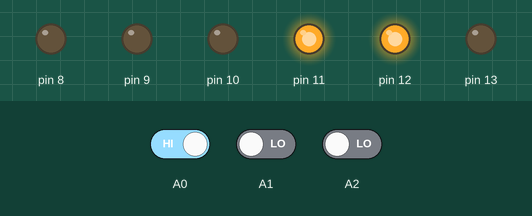
Simulated run of this sketch. Board: Arduino Uno, built with avr-gcc and run on an emulated ATmega328P. Shown: output pins drawn as LEDs (lit = HIGH). Inputs (shaded band) come from the test bench; at power-on: A0 HIGH, A1 LOW, A2 LOW.

Above: at 1.2 s.
1.3 s: A0 driven LOW
At 2.5 s:
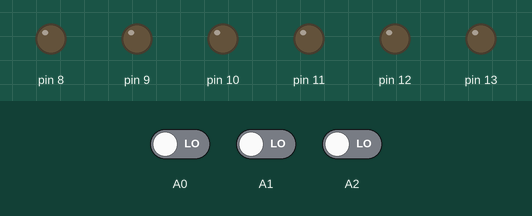
2.8 s: A1 driven HIGH
At 3.9 s:
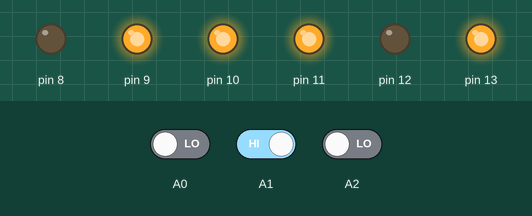
4.3 s: A2 driven HIGH
At 5.0 s:
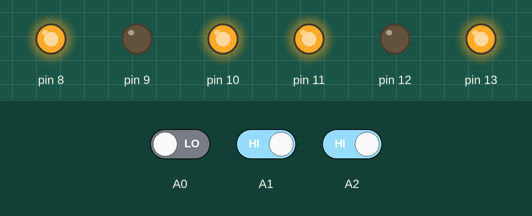
5.8 s: A0 driven HIGH
At 6.2 s:
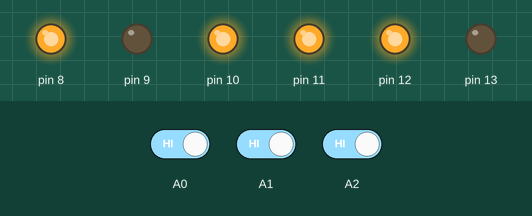
7.3 s: A2 driven LOW
At 8.5 s:
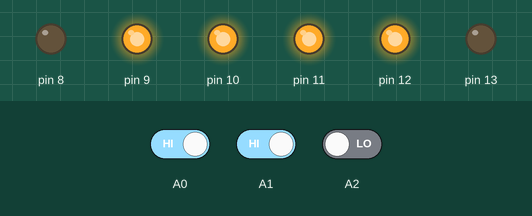
8.8 s: A1 driven LOW
At 9.6 s:
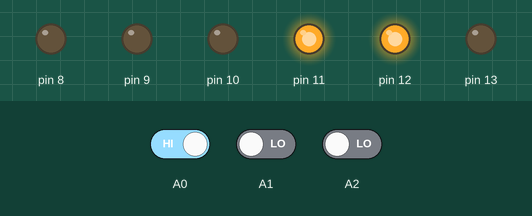
Timing chart, 0 to 11.3 s (numbered marks = the images above; inputs shaded):
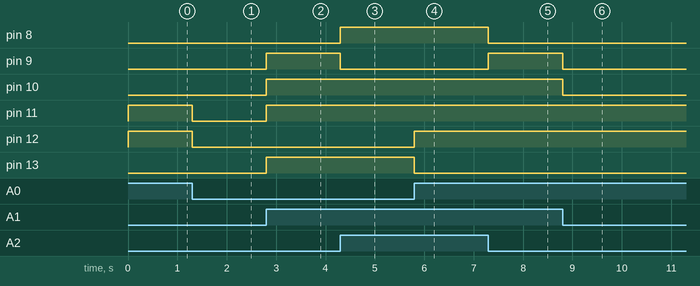

Measured:
- after the input at 1.3 s, pin 11, pin 12: HIGH → LOW at once
- after the input at 2.8 s, pin 9–11, pin 13: LOW → HIGH at once
- after the input at 4.3 s, pin 8: LOW → HIGH at once; pin 9: HIGH → LOW at once
- after the input at 5.8 s, pin 12: LOW → HIGH at once; pin 13: HIGH → LOW at once
- after the input at 7.3 s, pin 8: HIGH → LOW at once; pin 9: LOW → HIGH at once
- after the input at 8.8 s, pin 9, pin 10: HIGH → LOW at once

The sketch:

motor_izder.ino
```cpp
void setup() {
  // put your setup code here, to run once:
  pinMode(A0,INPUT);
  pinMode(A1,INPUT);
  pinMode(A2,INPUT);

  pinMode(8,OUTPUT);
  pinMode(9,OUTPUT);
  pinMode(10,OUTPUT);
  pinMode(11,OUTPUT);
  pinMode(12,OUTPUT);
  pinMode(13,OUTPUT);

}

void loop() {
  // put your main code here, to run repeatedly:
  int on1,iz1,der1,on2,iz2,der2,a,b,c=0;

  a=digitalRead(A0);
  b=digitalRead(A1);
  c=digitalRead(A2);

  if(a==0 && b==0 && c==0){on1=0;der1=0;iz1=0;on2=0;;der2=0;iz2=0;}
  if(a==0 && b==0 && c==1){on1=0;der1=0;iz1=0;on2=1;;der2=1;iz2=0;}
  if(a==0 && b==1 && c==0){on1=1;der1=1;iz1=0;on2=1;;der2=1;iz2=0;}
  if(a==0 && b==1 && c==1){on1=1;der1=1;iz1=0;on2=1;;der2=0;iz2=1;}
  if(a==1 && b==0 && c==0){on1=1;der1=0;iz1=1;on2=0;;der2=0;iz2=0;}
  if(a==1 && b==0 && c==1){on1=0;der1=0;iz1=0;on2=0;;der2=0;iz2=0;}
  if(a==1 && b==1 && c==0){on1=1;der1=0;iz1=1;on2=1;;der2=1;iz2=0;}
  if(a==1 && b==1 && c==1){on1=1;der1=0;iz1=1;on2=1;;der2=0;iz2=1;}


 digitalWrite(11,on1); //
 digitalWrite(12,iz1);
 digitalWrite(13,der1);
 digitalWrite(10,on2);//
 digitalWrite(9,der2);
 digitalWrite(8,iz2);

}
```
